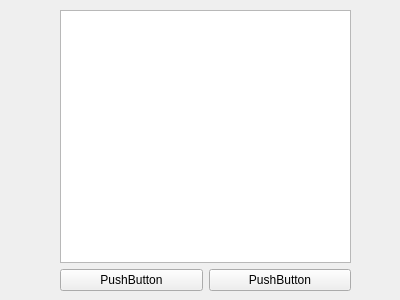
<?xml version="1.0" encoding="UTF-8"?>
<ui version="4.0">
 <class>Form</class>
 <widget class="QWidget" name="Form">
  <property name="geometry">
   <rect>
    <x>0</x>
    <y>0</y>
    <width>400</width>
    <height>300</height>
   </rect>
  </property>
  <property name="windowTitle">
   <string>Form</string>
  </property>
  <widget class="QWidget" name="verticalLayoutWidget">
   <property name="geometry">
    <rect>
     <x>60</x>
     <y>10</y>
     <width>291</width>
     <height>281</height>
    </rect>
   </property>
   <layout class="QVBoxLayout" name="verticalLayout">
    <item>
     <widget class="QTextBrowser" name="textBrowser"/>
    </item>
    <item>
     <layout class="QHBoxLayout" name="horizontalLayout">
      <item>
       <widget class="QPushButton" name="pushButton">
        <property name="text">
         <string>PushButton</string>
        </property>
       </widget>
      </item>
      <item>
       <widget class="QPushButton" name="pushButton_2">
        <property name="text">
         <string>PushButton</string>
        </property>
       </widget>
      </item>
     </layout>
    </item>
   </layout>
  </widget>
 </widget>
 <resources/>
 <connections/>
</ui>
